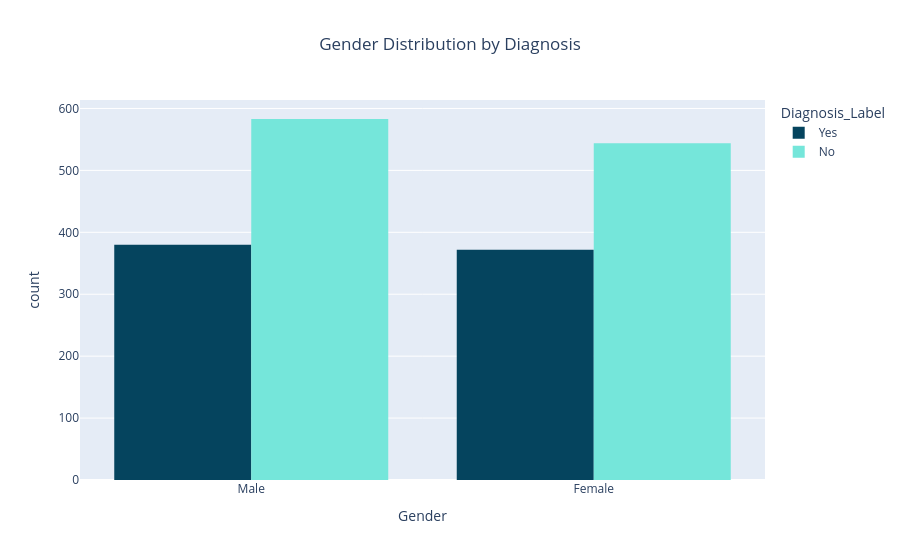

This figure's notebook cell:
### Code cell
df['Gender_Label'] = df['Gender'].map({0: 'Male', 1: 'Female'})

fig = px.histogram(
    data_frame=df,
    x='Gender_Label',
    color='Diagnosis_Label',
    barmode='group',
    color_discrete_sequence=['#05445E', '#75E6DA'],
    title='Gender Distribution by Diagnosis'
)

fig.update_layout(title_x=0.5, xaxis_title='Gender')
fig.write_image('plots/gender_by_diagnosis.png')
fig.show()

### Figure 1 — Plotly figure (JSON) as saved in the notebook; plotly's stock layout.template omitted (floating-point values rounded to 4 significant figures; data arrays with more than 128 entries replaced by an {"elided": "..."} marker saying what was removed)
{"data": [{"alignmentgroup": "True", "bingroup": "x", "hovertemplate": "Diagnosis_Label=Yes<br>Gender_Label=%{x}<br>count=%{y}<extra></extra>", "legendgroup": "Yes", "marker": {"color": "#05445E", "pattern": {"shape": ""}}, "name": "Yes", "offsetgroup": "Yes", "orientation": "v", "showlegend": true, "type": "histogram", "x": {"elided": "752 str values"}, "xaxis": "x", "yaxis": "y"}, {"alignmentgroup": "True", "bingroup": "x", "hovertemplate": "Diagnosis_Label=No<br>Gender_Label=%{x}<br>count=%{y}<extra></extra>", "legendgroup": "No", "marker": {"color": "#75E6DA", "pattern": {"shape": ""}}, "name": "No", "offsetgroup": "No", "orientation": "v", "showlegend": true, "type": "histogram", "x": {"elided": "1127 str values"}, "xaxis": "x", "yaxis": "y"}], "layout": {"barmode": "group", "legend": {"title": {"text": "Diagnosis_Label"}, "tracegroupgap": 0}, "title": {"text": "Gender Distribution by Diagnosis", "x": 0.5}, "xaxis": {"anchor": "y", "domain": [0, 1], "title": {"text": "Gender"}}, "yaxis": {"anchor": "x", "domain": [0, 1], "title": {"text": "count"}}}}
